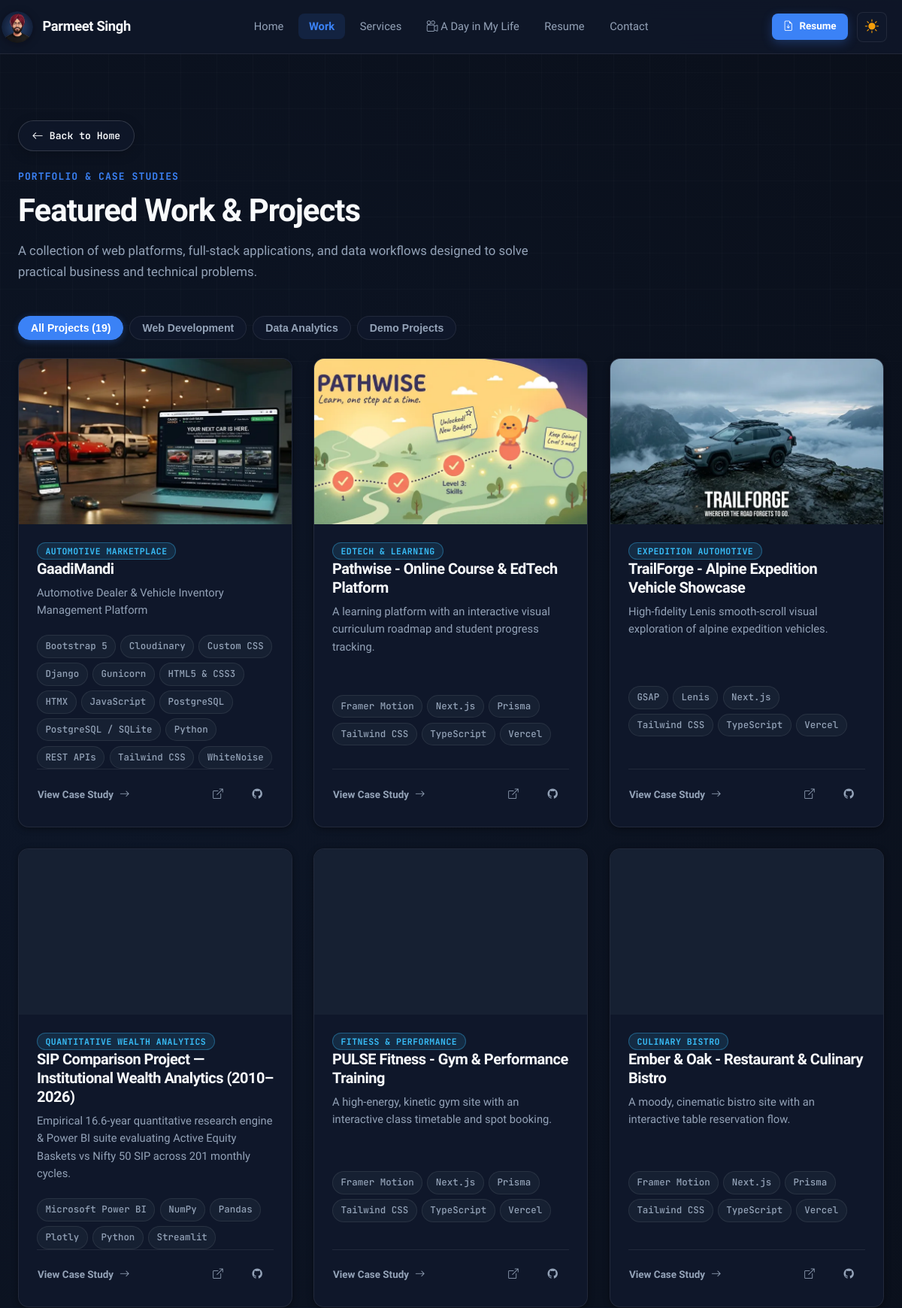
Page /work/ (upper part) on the committed database.
### portfolio/models.py (models this page shows, shortened)
class Profile(models.Model):
    name = models.CharField(max_length=100, default="Parmeet Singh")
    headline = models.CharField(
        max_length=255,
        default="Building digital products, working with data, and exploring what's next."
    )
    subheadline = models.TextField(
        default="I'm a Computer Science graduate specializing in AI & Data Science, building web applications, exploring data-driven solutions, and working on digital projects for businesses."
    )
    bio_short = models.TextField(
        default="Parmeet is a Computer Science graduate with a background in AI & Data Science who enjoys building practical software and experimenting across different areas of technology. He is currently exploring the intersection of Software Development, Data, and Digital Products."
    )
    bio_full = models.TextField(
        blank=True,
        default="I am an early-career technologist passionate about software engineering, data analytics, and digital product creation. My background in Computer Science with specialization in AI & Data Science has equipped me with strong problem-solving fundamentals, modern full-stack development skills (Python, Django, JavaScript), and data exploration capabilities. Rather than claiming senior expertise in everything, I focus on hands-on execution: understanding real-world user needs, writing clean code, analyzing information thoughtfully, and delivering functional digital experiences."
    )
    email = models.EmailField(default="contact@parmeetsingh.dev")
    phone = models.CharField(max_length=30, default="+91 9318406016", blank=True)
    location = models.CharField(max_length=100, default="Punjab, India")
    github_url = models.URLField(default="https://github.com/singhparmeet12")
    linkedin_url = models.URLField(default="https://linkedin.com/in/parmeetsingh")
    is_available_for_work = models.BooleanField(default=True)
    avatar = models.ImageField(upload_to="profile/", blank=True, null=True)
    class Meta:
        verbose_name = "Site Profile"
        verbose_name_plural = "Site Profile"

class ProjectCategory(models.Model):
    name = models.CharField(max_length=100)
    slug = models.SlugField(max_length=100, unique=True)
    description = models.TextField(blank=True)
    display_order = models.PositiveIntegerField(default=0)
    class Meta:
        verbose_name = "Project Category"
        verbose_name_plural = "Project Categories"
        ordering = ['display_order', 'name']

class Project(models.Model):
    CLIENT_TYPE_CHOICES = [
        ('personal', 'Personal Project'),
        ('freelance', 'Freelance / Client Work'),
        ('prototype', 'Concept Prototype / Sample Build'),
        ('academic', 'Academic / Research'),
        ('open_source', 'Open Source'),
    ]
    title = models.CharField(max_length=150)
    slug = models.SlugField(max_length=150, unique=True)
    tagline = models.CharField(max_length=255, help_text="Short one-line elevator pitch")
    category = models.ForeignKey(ProjectCategory, on_delete=models.SET_NULL, null=True, related_name='projects')
    technologies = models.ManyToManyField(Technology, related_name='projects')
    featured_image = models.ImageField(upload_to="projects/")
    overview = models.TextField(help_text="What real-world problem this project solves")
    what_i_built = models.TextField(help_text="Detailed explanation of Parmeet's actual contribution and architecture")
    key_features = models.TextField(help_text="List key features (separated by newlines)")
    challenges_learning = models.TextField(help_text="Technical challenges encountered and what was learned")
    github_url = models.URLField(blank=True, help_text="GitHub repository URL")
    live_url = models.URLField(blank=True, help_text="Live working demo URL")
    client_type = models.CharField(max_length=30, choices=CLIENT_TYPE_CHOICES, default='personal')
    is_featured = models.BooleanField(default=False, help_text="Feature on Homepage")
    completion_date = models.DateField(blank=True, null=True)
    display_order = models.PositiveIntegerField(default=0)
    created_at = models.DateTimeField(auto_now_add=True)
    updated_at = models.DateTimeField(auto_now=True)
    class Meta:
        verbose_name = "Project"
        verbose_name_plural = "Projects"
        ordering = ['display_order', '-created_at']
    def get_absolute_url(self):
        return reverse('portfolio:project_detail', kwargs={'slug': self.slug})
    def get_webp_image_url(self):
        if not self.featured_image:
            return ''
        url = self.featured_image.url
        base, _ = os.path.splitext(url)
        return f"{base}.webp"
    def get_domain_tag(self):
        domain_map = {
            'gaadimandi': 'Automotive Marketplace',
            'tradelab': 'FinTech & AI Analytics',
            'trailforge': 'Expedition Automotive',
            'pulse-fitness': 'Fitness & Performance',
            'ember-and-oak': 'Culinary Bistro',
            'wellspring-health': 'Healthcare & Clinic',
            'scribbleverse': 'Interactive Canvas',
            'thar': 'Automotive 3D Motion',
            'tourcraze': 'Travel & FinTech',
            'noir-etoile': 'Haute Couture Fashion',
            'fieldnote-studio': 'Creative Agency',
            'torque-rentals': 'Car Rental Engine',
            'lumo': 'Mobile App SaaS',
            'haven-and-co': 'Real Estate Platform',
            'nexaflow': 'AI Workflow & SaaS',
            'glitchpop': 'Y2K E-Commerce',
            'marea-bay-resort': 'Luxury Hospitality',
            'pathwise': 'EdTech & Learning',
            'sip-analytics': 'Quantitative Wealth Analytics',
        }
        return domain_map.get(self.slug, self.category.name if self.category else '')

class Technology(models.Model):
    CATEGORY_CHOICES = [
        ('languages', 'Programming Languages'),
        ('backend', 'Backend & Frameworks'),
        ('frontend', 'Frontend & UI'),
        ('data_ai', 'Data, Analytics & AI'),
        ('database', 'Databases'),
        ('tools', 'Tools & DevOps'),
    ]
    name = models.CharField(max_length=100)
    slug = models.SlugField(max_length=100, unique=True)
    category = models.CharField(max_length=30, choices=CATEGORY_CHOICES, default='backend')
    badge_color = models.CharField(max_length=30, blank=True, default='indigo')
    class Meta:
        verbose_name = "Technology"
        verbose_name_plural = "Technologies"
        ordering = ['name']

### portfolio/views.py (the view)
# urls.py: path('work/', views.work_view, name='work'),
def work_view(request):
    selected_category_slug = request.GET.get('category', '').strip()
    categories = []
    projects_qs = []
    try:
        categories = list(ProjectCategory.objects.all())
        projects_qs = Project.objects.all().select_related('category').prefetch_related('technologies')
        if selected_category_slug and selected_category_slug != 'all':
            projects_qs = projects_qs.filter(category__slug=selected_category_slug)
    except Exception:
        categories = []
        projects_qs = []
    context = {
        'projects': projects_qs,
        'categories': categories,
        'selected_category_slug': selected_category_slug or 'all',
        'active_page': 'work',
    }
    return render(request, 'portfolio/work.html', context)

### templates/portfolio/work.html (shortened to what this page needs)
{% extends 'base.html' %}
{% load static %}
{% block content %}
<section class="section-padding" aria-label="Projects Portfolio">
  <div class="site-container">
    <div class="page-nav-bar mb-3">
      <a href="{% url 'portfolio:home' %}" class="btn-page-back" title="Return to Homepage">
        <i class="bi bi-arrow-left"></i>
        <span>Back to Home</span>
      </a>
    </div>
    <div class="section-header">
      <span class="section-subtitle">Portfolio &amp; Case Studies</span>
      <h1 class="section-title">Featured Work &amp; Projects</h1>
      <p class="section-description">
        A collection of web platforms, full-stack applications, and data workflows designed to solve practical business and technical problems.
      </p>
    </div>
    <div class="filter-tabs d-flex justify-content-center flex-wrap gap-2 mb-3" style="display: flex; gap: 0.5rem; flex-wrap: wrap; margin-bottom: 1.5rem;">
      <button type="button" class="filter-btn active" data-filter="all">All Projects ({{ projects|length }})</button>
      {% for cat in categories %}
        <button type="button" class="filter-btn" data-filter="{{ cat.slug }}">{{ cat.name }}</button>
      {% endfor %}
    </div>
    <div class="grid-3" id="projectsGrid">
      {% for project in projects %}
        <article
          class="project-card clickable-project-card"
          data-project-category="all {{ project.category.slug|default:'' }}"
          id="project-{{ project.slug }}"
          data-href="{{ project.get_absolute_url }}"
          tabindex="0"
          role="link"
          aria-label="Open {{ project.title }} project details">
          <a href="{{ project.get_absolute_url }}" class="project-card-image-link" title="Open {{ project.title }} Case Study">
            <div class="project-card-image-wrap">
              {% if project.featured_image %}
                <picture>
                  <source srcset="{{ project.get_webp_image_url }}?v={{ project.updated_at|date:'U'|default:'2026' }}" type="image/webp">
                  <img src="{{ project.featured_image.url }}?v={{ project.updated_at|date:'U'|default:'2026' }}"
                       alt="{{ project.title }} Preview"
                       class="project-card-image"
                       width="800"
                       height="450"
                       {% if forloop.counter <= 3 %}fetchpriority="high" loading="eager"{% else %}loading="lazy"{% endif %}
                       decoding="async">
                </picture>
              {% else %}
                <div style="width:100%; height:100%; display:flex; align-items:center; justify-content:center; background:var(--bg-surface-subtle); color:var(--text-muted); font-family:var(--font-mono); font-size:0.9rem;">
                  [ {{ project.title }} ]
                </div>
              {% endif %}
            </div>
          </a>
          <div class="project-card-body">
            <div class="project-card-badge-row mb-2">
              {% if project.get_domain_tag %}
                <span class="badge-project-category">{{ project.get_domain_tag }}</span>
              {% endif %}
            </div>
            <h2 class="project-card-title" style="font-size: 1.25rem;">
              <a href="{{ project.get_absolute_url }}">{{ project.title }}</a>
            </h2>
            <p class="project-card-description">
              {{ project.tagline }}
            </p>
            <div class="project-tech-tags mb-3">
              {% for tech in project.technologies.all %}
                <span class="badge-tech">{{ tech.name }}</span>
              {% endfor %}
            </div>
            <div class="d-flex align-items-center justify-content-between pt-3" style="display:flex; justify-content:space-between; align-items:center; border-top:1px solid var(--border-subtle); margin-top:auto; padding-top:1rem;">
              <a href="{{ project.get_absolute_url }}" class="btn-modern btn-subtle btn-sm p-0" style="padding:0; font-weight:600;">
                <span>View Case Study</span>
                <i class="bi bi-arrow-right ms-1"></i>
              </a>
              <div style="display: flex; gap: 0.5rem;">
                {% if project.live_url %}
                  <a href="{{ project.live_url }}" target="_blank" rel="noopener noreferrer" class="btn-modern btn-subtle btn-sm" title="Live Demo">
                    <i class="bi bi-box-arrow-up-right"></i>
                  </a>
                {% endif %}
                {% if project.github_url %}
                  <a href="{{ project.github_url }}" target="_blank" rel="noopener noreferrer" class="btn-modern btn-subtle btn-sm" title="View Code on GitHub">
                    <i class="bi bi-github"></i>
                  </a>
                {% elif project.slug == 'gaadimandi' %}
                  <button type="button" class="btn-modern btn-subtle btn-sm" onclick="openPrivateRepoModal('GaadiMandi')" title="Private Repository Notice">
                    <i class="bi bi-github"></i>
                  </button>
                {% endif %}
              </div>
            </div>
          </div>
        </article>
      {% empty %}
        <div class="col-12 py-5 text-center" style="grid-column: 1 / -1; text-align: center; padding: 3rem 0;">
          <p class="text-muted">No projects found in this category.</p>
          <a href="{% url 'portfolio:work' %}" class="btn-modern btn-secondary-outline mt-3">Reset Filters</a>
        </div>
      {% endfor %}
    </div>
  </div>
</section>
{% endblock %}

### templates/base.html (shortened to what this page needs)
{% load static %}
<!DOCTYPE html>
<html lang="en" data-theme="light">
<head>
  <link rel="stylesheet" href="https://cdn.jsdelivr.net/npm/bootstrap-icons@1.11.3/font/bootstrap-icons.min.css">
  <link rel="stylesheet" href="{% static 'css/style.css' %}?v=20260918_blue_badge_v3">
</head>
<body class="{% block body_class %}{% endblock %}">
  <div class="bg-grid-overlay" aria-hidden="true"></div>
  <div class="app-wrapper">
    <header>
      <nav class="site-navbar" aria-label="Main Navigation">
        <div class="site-container nav-inner">
          <a href="{% url 'portfolio:home' %}" class="brand-logo" title="Parmeet Singh - Home">
            <div class="brand-icon">
              <img src="{% static 'img/avatar_logo.png' %}?v=2" alt="Parmeet Singh" class="brand-avatar-img" width="42" height="42">
            </div>
            <span>{{ site_profile.name|default:"Parmeet Singh" }}</span>
          </a>
          <ul class="nav-links" role="list">
            <li>
              <a href="{% url 'portfolio:home' %}" class="nav-link-item {% if active_page == 'home' %}active{% endif %}">
                Home
              </a>
            </li>
            <li>
              <a href="{% url 'portfolio:work' %}" class="nav-link-item {% if active_page == 'work' %}active{% endif %}">
                Work
              </a>
            </li>
            <li>
              <a href="{% url 'portfolio:services' %}" class="nav-link-item {% if active_page == 'services' %}active{% endif %}">
                Services
              </a>
            </li>
            <li>
              <a href="{% url 'portfolio:about' %}" class="nav-link-item {% if active_page == 'about' %}active{% endif %}" title="A Day in My Life — Interactive Visual Story">
                <i class="bi bi-camera-reels me-1"></i>
                <span>A Day in My Life</span>
              </a>
            </li>
            <li>
              <a href="{% url 'portfolio:resume' %}" class="nav-link-item {% if active_page == 'resume' %}active{% endif %}">
                Resume
              </a>
            </li>
            <li>
              <a href="{% url 'portfolio:contact' %}" class="nav-link-item {% if active_page == 'contact' %}active{% endif %}">
                Contact
              </a>
            </li>
          </ul>
          <div class="nav-actions">
            <a href="{% url 'portfolio:resume_download' %}" class="btn-modern btn-primary-glow btn-sm nav-resume-btn" title="Download Resume PDF">
              <i class="bi bi-file-earmark-arrow-down"></i>
              <span class="nav-resume-text">Resume</span>
            </a>
            <button type="button" class="theme-toggle-btn" aria-label="Toggle theme mode" title="Switch Light/Dark Theme">
              <i class="bi bi-sun-fill icon-sun"></i>
            </button>
          </div>
        </div>
      </nav>
    </header>
    <main class="main-content" id="mainContent">
      {% block content %}{% endblock %}
    </main>
  </div>
</body>
</html>

### rows in the picture
Profile: name "Parmeet Singh"
ProjectCategory: name "Web Development"
ProjectCategory: name "Data Analytics"
ProjectCategory: name "Demo Projects"
Project: shows a picture, get_domain_tag "AUTOMOTIVE MARKETPLACE", title "GaadiMandi", tagline "Automotive Dealer & Vehicle Inventory Management Platform"
Technology: name "Bootstrap 5"
Technology: name "Cloudinary"
Technology: name "Custom CSS"
Technology: name "Django"
Technology: name "Gunicorn"
Technology: name "HTML5 & CSS3"
Technology: name "HTMX"
Technology: name "JavaScript"
Technology: name "PostgreSQL"
Technology: name "PostgreSQL / SQLite"
Technology: name "Python"
Technology: name "REST APIs"
Technology: name "Tailwind CSS"
Technology: name "WhiteNoise"
Project: shows a picture, get_domain_tag "EDTECH & LEARNING", title "Pathwise - Online Course & EdTech Platform", tagline "A learning platform with an interactive visual curriculum roadmap and student progress tracking."
Technology: name "Framer Motion"
Technology: name "Next.js"
Technology: name "Prisma"
Technology: name "TypeScript"
Technology: name "Vercel"
Project: shows a picture, get_domain_tag "EXPEDITION AUTOMOTIVE", title "TrailForge - Alpine Expedition Vehicle Showcase", tagline "High-fidelity Lenis smooth-scroll visual exploration of alpine expedition vehicles."
Technology: name "GSAP"
Technology: name "Lenis"
Project: shows a picture, get_domain_tag "QUANTITATIVE WEALTH ANALYTICS", title "SIP Comparison Project — Institutional Wealth Analytics (2010–2026)", tagline "Empirical 16.6-year quantitative research engine & Power BI suite evaluating Active Equity Baskets vs Nifty 50 SIP across 201 monthly cycles."
Technology: name "Microsoft Power BI"
Technology: name "NumPy"
Technology: name "Pandas"
Technology: name "Plotly"
Technology: name "Streamlit"
Project: shows a picture, get_domain_tag "FITNESS & PERFORMANCE", title "PULSE Fitness - Gym & Performance Training", tagline "A high-energy, kinetic gym site with an interactive class timetable and spot booking."
Project: shows a picture, get_domain_tag "CULINARY BISTRO", title "Ember & Oak - Restaurant & Culinary Bistro", tagline "A moody, cinematic bistro site with an interactive table reservation flow."

### other values in the picture
{{ projects|length }} "19"
